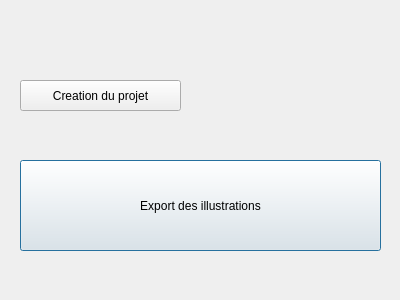
<?xml version="1.0" encoding="UTF-8"?>
<ui version="4.0">
 <class>LoadingProjectDialogBase</class>
 <widget class="QDialog" name="LoadingProjectDialogBase">
  <property name="geometry">
   <rect>
    <x>0</x>
    <y>0</y>
    <width>400</width>
    <height>300</height>
   </rect>
  </property>
  <property name="windowTitle">
   <string>Load a project</string>
  </property>
  <widget class="QPushButton" name="pushButton_2">
   <property name="geometry">
    <rect>
     <x>20</x>
     <y>160</y>
     <width>361</width>
     <height>91</height>
    </rect>
   </property>
   <property name="text">
    <string>Export des illustrations</string>
   </property>
  </widget>
  <widget class="QPushButton" name="pushButton_1">
   <property name="geometry">
    <rect>
     <x>20</x>
     <y>80</y>
     <width>161</width>
     <height>31</height>
    </rect>
   </property>
   <property name="text">
    <string>Creation du projet</string>
   </property>
  </widget>
 </widget>
 <resources/>
 <connections/>
</ui>
